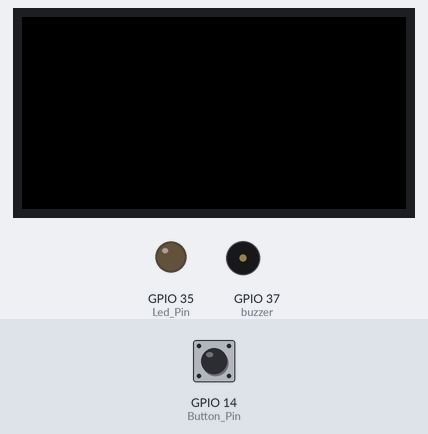
This program was run on a simulated ESP32-S3. On the bench: 128×64 colour display, output pins drawn as LEDs (lit = HIGH), buzzer (waves = sounding). Inputs (shaded band) come from the test bench; at power-on: GPIO 14 (Button_Pin) HIGH. What the program prints to the serial monitor is not drawn.

Above: at 1.4 s.
1.5 s: GPIO 14 (Button_Pin) pulled LOW for 0.15 s
At 2.8 s:
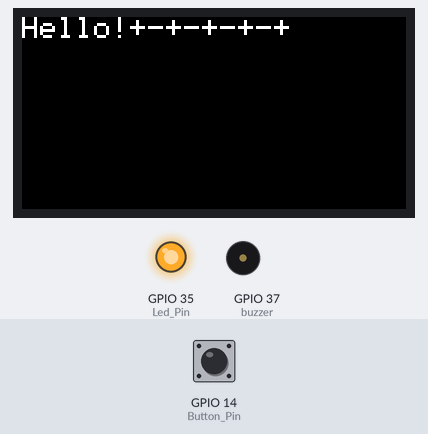
At 4.2 s:
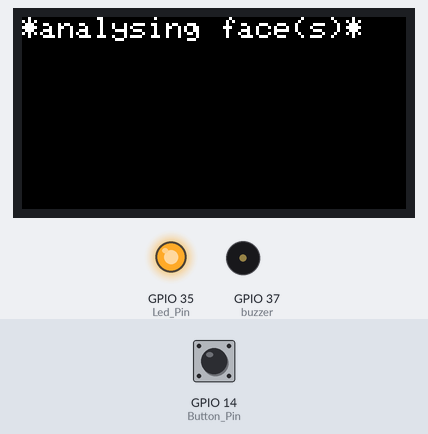
Timing chart, 0 to 15.2 s (numbered marks = the images above; inputs shaded):
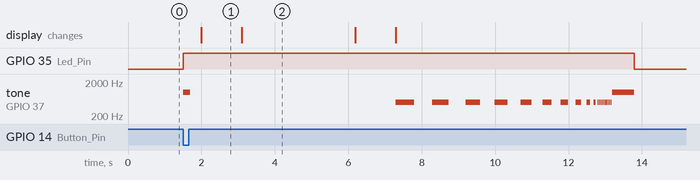

The program:

main.cpp
```cpp
#include <Arduino.h>
#include <Wire.h>
#include <Adafruit_GFX.h>
#include <Adafruit_SSD1327.h>


#define Led_Pin 35
#define Button_Pin 14
#define buzzer 37
#define SCREEN_WIDTH 128
#define SCREEN_HEIGHT 64
#define SDA_PIN 17
#define SCL_PIN 18

// creates an OLED display object using the I2C Wire connection.
Adafruit_SSD1327 display(SCREEN_WIDTH, SCREEN_HEIGHT, &Wire);
//--------------------------------------------------My function for somplified code------------------------------------------------
//function for beep
void beep(int onPress, int pitch) {
  tone(buzzer, pitch);
  delay(onPress);
}

void RUNN(int startTimer) {
  for (int i = 0; i < 20; i++) {
    tone(buzzer, 500);
    delay(startTimer);

    noTone(buzzer);
    delay(startTimer);

    startTimer -= 50;
    if (startTimer < 20) {
      startTimer = 20;
    }

  }

}

void timesUp() {
  tone(buzzer, 1000);
  delay(200);
  noTone(buzzer);

  tone(buzzer, 1000);
  delay(200);
  noTone(buzzer);

  tone(buzzer, 1000);
  delay(200);
  noTone(buzzer);

}

void greetings() {
  display.clearDisplay();
  display.setCursor(0,0);
  display.print("Hello!");
  display.println("+-+-+-+-+");
  display.display();
}

void analaysing() {
  display.clearDisplay();
  display.setCursor(0,0);
  display.print("*analysing face(s)*");
  display.display();
  delay(2000);
}

void intruder() {
  display.clearDisplay();
  display.setCursor(0,0);
  display.print(".......");
  display.println("You're not my creator...");
  display.display();
}
void attack() {
  display.clearDisplay();
  display.setCursor(0,0);
  display.print("PREPARE TO DIE!");
  display.println("Self Destruction.");
  display.display();
}

//--------------------------------------SETUP FUNCTION------------------------------------------------------
void setup() {
  //declareing system begin
  Serial.begin(115200);
  // Starts I2C communication using the selection SDA and SCL pins.
  Wire.begin(SDA_PIN,  SCL_PIN);

//--------------OLED Display part Begin-----------------------
  //starts the OLED display.
  if (!display.begin(0x3C, true)) {
    Serial.println("SSD1327 OLED allocation failed! Check wiring/address.");
  } else {
    Serial.println("OLED Initialized Successfully!");
  }

  //connecting LED and Button
  pinMode(Led_Pin, OUTPUT);
  pinMode(Button_Pin, INPUT_PULLUP);
  pinMode(buzzer, OUTPUT);

  display.clearDisplay(); //clears anything and everything stored in the buffer.
  display.setTextColor(SSD1327_WHITE); //Sets text colour to white.
  display.setTextSize(1);  //Set the text size to 1 which is the smallest standard.

  display.display();

//----------------OLED Display part END-----------------------
  //beginning lights as off.

  //buzzer pin setup.

}

void loop() {

  //Declaring a new variable as an int.
  int buttonState = digitalRead(Button_Pin);

  if (buttonState == LOW) {
    digitalWrite(Led_Pin, HIGH);
    Serial.println("Button pressed");

    beep(200, 1000);
    noTone(buzzer);
    delay(200);
    //Evil robot awakens!
    greetings();
    delay(1000);

    analaysing();
    delay(1000);

    intruder();
    delay(1000);

    attack();
    RUNN(500);
    timesUp();

  } else {
    digitalWrite(Led_Pin, LOW);
    digitalWrite(buzzer, LOW);

  }

}
//-------------------------TESTING FOR MULTIPLE LED LIGHTS IN ARRAY------------------------------
/*Note# Pico-sensor kit board doesn't pick up as much electricity on some pins (No, I'm not
talking about the GRND pins. >:3 ) */
/*#include <arduino.h>
#include <wire.h>

constexpr uint8_t ledPins[3] = {40, 18, 17};
//constexpr uint8_t button[2] = {14, 4};
//constexpr uint8_t buzzer[1] = {11};

void blinker(int timer, bool lightOn) {
  digitalWrite(ledPins[0], lightOn);
  delay(timer);
}
void blinkein(int timer, bool lightOn) {
  digitalWrite(ledPins[1], lightOn);
  delay(timer);
}
void blinkor(int timer, bool lightOn) {
  digitalWrite(ledPins[2], lightOn);
  delay(timer);
}

void setup() {
  pinMode(ledPins[0, 1, 2], OUTPUT);
  digitalWrite(ledPins[0, 1, 2], HIGH);
  //pinMode(button[0, 1], INPUT_PULLUP);

}


void loop() {


}
*/
//-------------------------------End of LED array test-------------------------------
```

Measured:
- after the input at 1.5 s, GPIO 35 (Led_Pin): LOW → HIGH at once, → LOW 12.3 s later; tone on GPIO 37 (buzzer): plays 1000 Hz for 0.20 s, 500 Hz for 0.50 s, 500 Hz for 0.45 s, 500 Hz for 0.40 s, 500 Hz for 0.35 s, 500 Hz for 0.30 s … (22 notes in this stretch), starting at once; the display: changes after 0.50 s (image 1)
- what the display in image 1 shows lasts 1.1 s, from 2.0 s to 3.1 s
